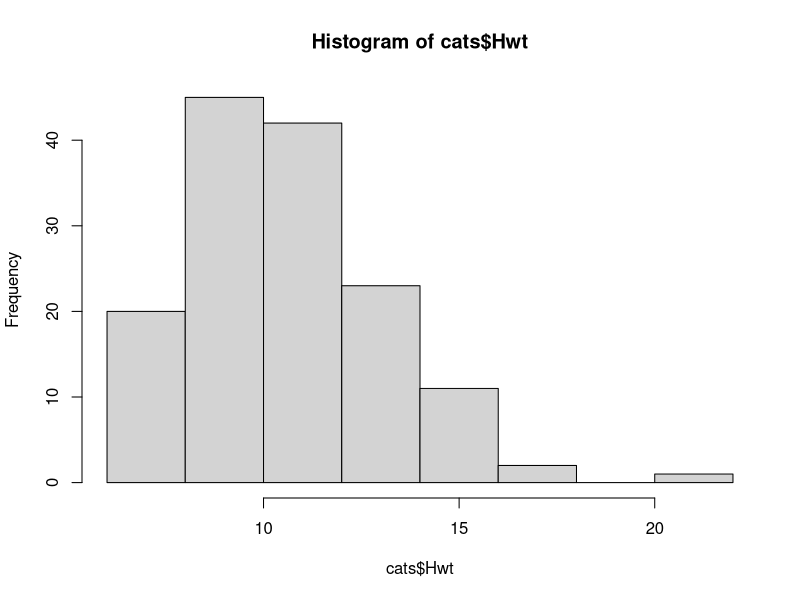
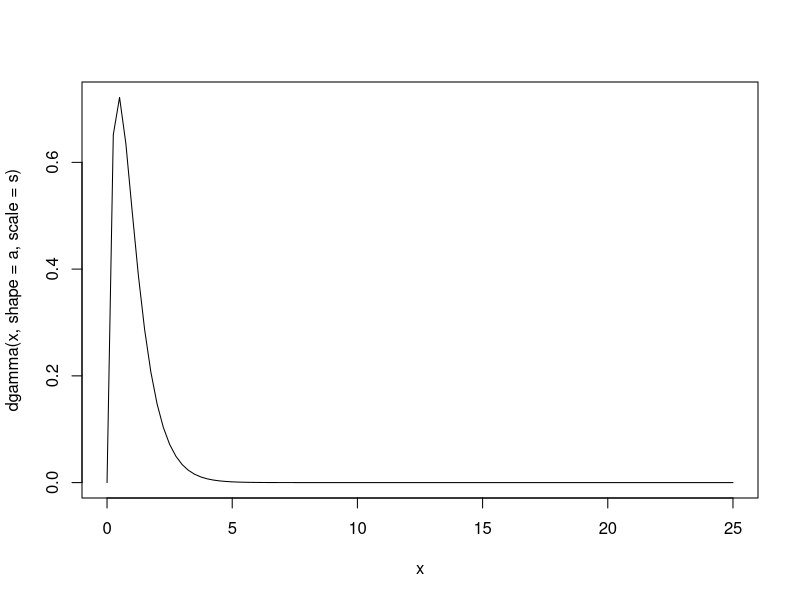

Reproduce these figures in R, in order.
## The data is contained in a data frame called cats, in an R library
## (or package) called MASS. (This package is part of the standard R installation.)
## This records the sex of each cat, its weight in kilograms, and the
## weight of its heart in grams. Load the data and execute the summary() function.

library(MASS)
data(cats)
summary(cats)



## Calculate the mean, standard deviation, and variance of the heart
## weights.

mean(cats$Hwt)
sd(cats$Hwt)
var(cats$Hwt)



## Plug the mean and variance of the cats' hearts into your formulas and
## get estimates of a and s. What are they? Do not report them to more
## signiffcant digits than is reasonable.

a <- round(mean(cats$Hwt)/(sd(cats$Hwt)^2), 5)
s <- round((sd(cats$Hwt)^2)/mean(cats$Hwt), 5)



## Write a function, gamma.est(), which takes as input a vector of
## numbers, calculates the mean and variance, and returns the estimate of a
## and s.

gamma.est <- function(x) {
	a <- round(mean(x)^2/var(x), 5)
	s <- round(var(x)/mean(x), 5)
	return(c(a,s))
}



## Plot a histogram of these weights. Using curve and dgamma, add the
## gamma pdf with the estimated shape and scale parameters.

hist(cats$Hwt)
curve(dgamma(x, shape = a, scale = s), from = 0, to = 25)



## Estimate the a and s separately for all the male cats and all the female
## cats, using gamma.est.

Fcats <- subset(cats, cats$Sex == "F")
Mcats <- subset(cats, cats$Sex == "M")
a_Fcats <- gamma.est(Fcats$Hwt)[1]
s_Fcats <- gamma.est(Fcats$Hwt)[2]
a_Mcats <- gamma.est(Mcats$Hwt)[1]
s_Mcats <- gamma.est(Mcats$Hwt)[2]



## Plot the two estimated density functions for the two sexes on the same
## plot, using curve and dgamma.



## Randomly divide the cats into two groups, of the same size as the
## male and female cats. Estimate the gamma parameters separately for
## your random groups. Do this multiple times. Report the typical range of
## differences in parameters between the two artiffcial groups (as well as the
## commands you used). Hint: Recipe 8.5, and/or 8.7.

cats1 <- sample(cats$Hwt, nrow(Fcats))
cats2 <- sample(cats$Hwt, nrow(Mcats))
a_cats1 <- gamma.est(cats1)[1]
s_cats1 <- gamma.est(cats1)[2]
a_cats2 <- gamma.est(cats2)[1]
s_cats2 <- gamma.est(cats2)[2]